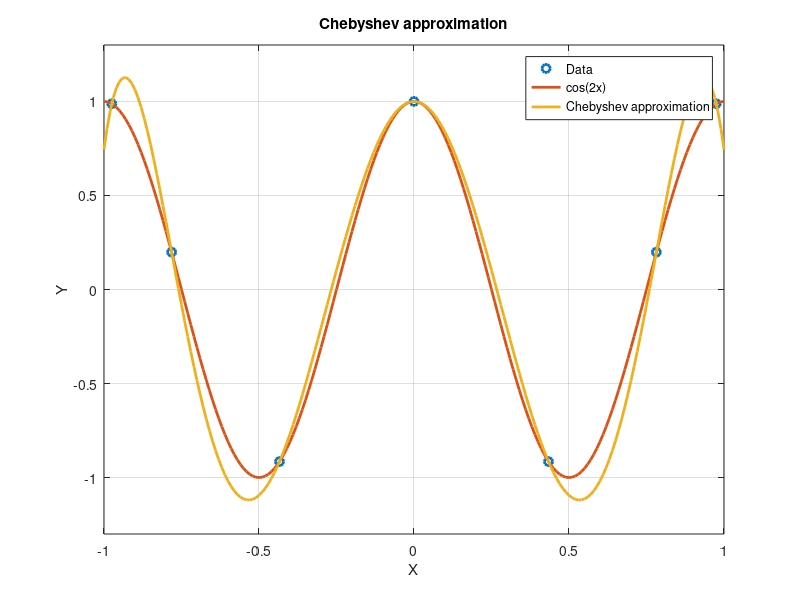

Write the MATLAB code that produced this figure.
format long e

% To calculate the cos(value*x) you need to replace this value
value = 2;

T = @(j, x) cos(j * acos(x));

n = 6;
N = n+1;

data_x = 1:N;
for i = 1:N
	data_x(i) = cos(((2*i-1)*pi)/(2*N));
end
data_x'

coeff = zeros(1, N);
for i = 1:N
	for j = 0:n
		coeff(i) = coeff(i) + ( cos(value*pi*data_x(j+1)) * T(i-1, data_x(j+1)) );
	end
	coeff(i) = (2/N) * coeff(i);
end
coeff'

x_plot = -1:0.01:1;

approx_y = zeros(1, length(x_plot));
for i = 1:length(x_plot)
	for j = 0:n
		approx_y(i) = approx_y(i) + ( coeff(j+1) * T(j, x_plot(i)) );
	end
	approx_y(i) = approx_y(i) - (1/2 * coeff(1));
end

data_y = cos(value*pi*data_x);
data_y'

plot(data_x, data_y, 'o', 'LineWidth', 2) % Data
hold on
plot(x_plot, cos(value*pi*x_plot), 'LineWidth', 2) % cos(value*pi*x)
hold on
plot(x_plot, approx_y, 'LineWidth', 2) %Approximation
hold off

axis([-1 1 -1.3 1.3])
grid on

ylabel('Y')
xlabel('X')

str = strcat('cos(', num2str(value),'x)');
legend('Data', str, 'Chebyshev approximation', 'Location', 'Best')
title('Chebyshev approximation')